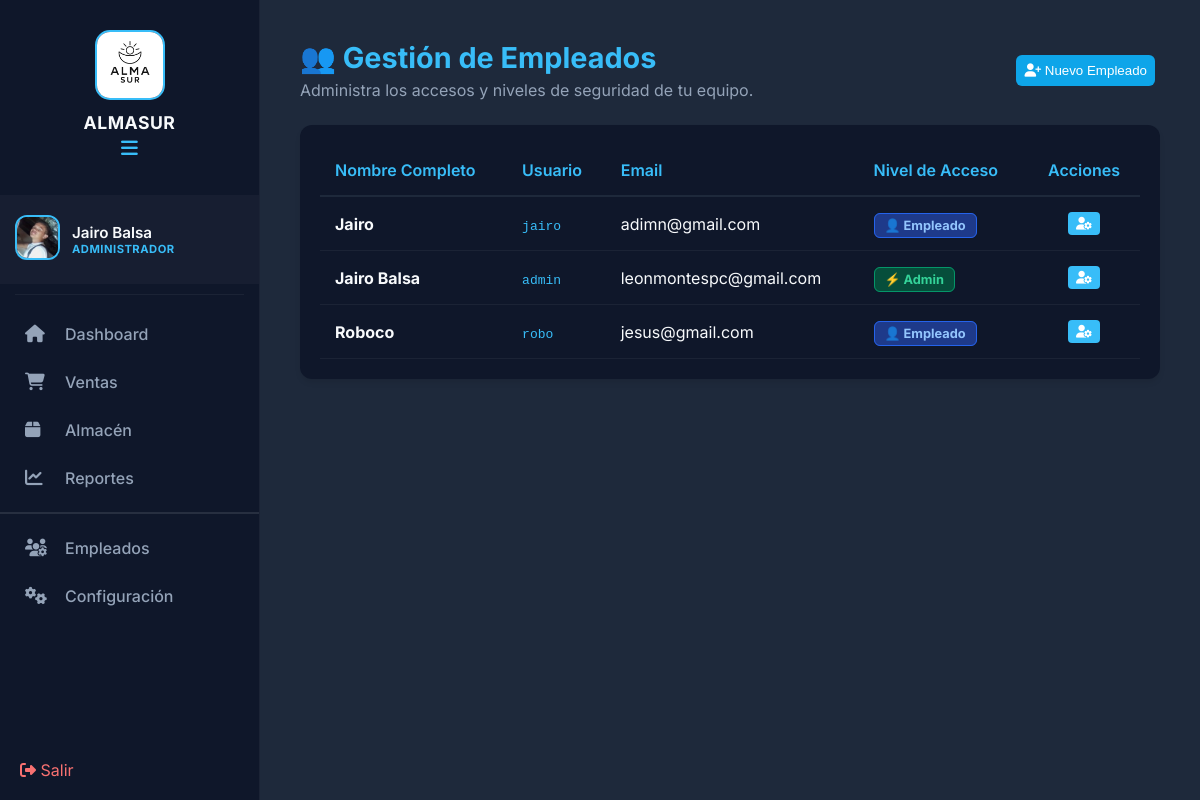
The app's page /Gestion_ventas/empleados.php (signed in) with its own data.
### tables this page shows
CREATE TABLE `usuarios` (
  `id` int(11) NOT NULL,
  `nombre` varchar(100) NOT NULL,
  `usuario` varchar(50) NOT NULL,
  `email` varchar(100) NOT NULL,
  `password` varchar(255) NOT NULL,
  `rol` enum('Administrador','Empleado') DEFAULT 'Empleado',
  `nombre_negocio` varchar(100) DEFAULT 'Almasur',
  `logo` varchar(255) DEFAULT 'default_logo.png',
  `foto_perfil` varchar(255) DEFAULT 'uploads/jairo.png',
  `direccion` text DEFAULT 'Piritu',
  `telefono` varchar(20) DEFAULT '04245556364',
  `codigo_recuperacion` varchar(6) DEFAULT NULL,
  `codigo_verificacion` varchar(10) DEFAULT NULL,
  `codigo_expira` datetime DEFAULT NULL,
  `creado_en` timestamp NOT NULL DEFAULT current_timestamp()
);

### Gestion_ventas/empleados.php (the view, shortened to what this page needs)
<?php
include 'includes/header.php';
include 'includes/sidebar.php';
$usuarios = $conn->query("SELECT id, nombre, usuario, email, rol FROM usuarios ORDER BY nombre ASC");
?>
<main class="main-content">
    <div class="header-pagina" style="display: flex; justify-content: space-between; align-items: center; margin-bottom: 25px;">
        <div>
            <h1>👥 Gestión de Empleados</h1>
            <p style="color: #94a3b8;">Administra los accesos y niveles de seguridad de tu equipo.</p>
        </div>
        <button class="btn-accion add" onclick="abrirModalEmpleado()">
            <i class="fa-solid fa-user-plus"></i> Nuevo Empleado
        </button>
    </div>
    <div class="card-moderna">
        <table class="tabla-moderna">
            <thead>
                <tr>
                    <th>Nombre Completo</th>
                    <th>Usuario</th>
                    <th>Email</th>
                    <th>Nivel de Acceso</th>
                    <th style="text-align: center;">Acciones</th>
                </tr>
            </thead>
            <tbody>
                <?php while($user = $usuarios->fetch_assoc()): ?>
                <tr>
                    <td><strong><?php echo htmlspecialchars($user['nombre'] ?? 'Sin nombre'); ?></strong></td>
                    <td><code style="color: #38bdf8;"><?php echo htmlspecialchars($user['usuario']); ?></code></td>
                    <td><?php echo htmlspecialchars($user['email']); ?></td>
                    <td>
                        <span class="badge <?php echo ($user['rol'] == 'Administrador') ? 'badge-verde' : 'badge-azul'; ?>">
                            <?php echo ($user['rol'] == 'Administrador') ? '⚡ Admin' : '👤 Empleado'; ?>
                        </span>
                    </td>
                    <td style="text-align: center;">
                        <button class="btn-mini edit" title="Editar Permisos" onclick='abrirEditarEmpleado(<?php echo json_encode($user); ?>)'>
                            <i class="fa-solid fa-user-gear"></i>
                        </button>
                    </td>
                </tr>
                <?php endwhile; ?>
            </tbody>
        </table>
    </div>
</main>

### Gestion_ventas/css/style_maestro.css (style rules this page uses)
:root { --sidebar-bg: #0f172a; --main-bg: #1e293b; --accent: #38bdf8; --accent-hover: #0ea5e9; --text-main: #f8fafc; --text-dim: #94a3b8; --sidebar-width: 260px; --transition: all 0.3s ease; }
* { box-sizing: border-box; margin: 0; padding: 0; }
body { font-family: 'Inter', sans-serif; background-color: var(--main-bg); color: var(--text-main); display: flex; min-height: 100vh; }
.main-content { margin-left: var(--sidebar-width); padding: 40px; flex-grow: 1; width: calc(100% - var(--sidebar-width)); }
.header-pagina { margin-bottom: 30px; }
.header-pagina h1 { font-size: 1.8rem; color: var(--accent); margin-bottom: 5px; }
.header-pagina p { color: var(--text-dim); }
.tabla-moderna { width: 100%; border-collapse: collapse; color: var(--text-main); text-align: left; }
.tabla-moderna th { padding: 15px; border-bottom: 2px solid var(--main-bg); color: var(--accent); font-weight: 600; }
.tabla-moderna td { padding: 15px; border-bottom: 1px solid rgba(255,255,255,0.05); }
.badge { padding: 5px 10px; border-radius: 6px; font-size: 0.8rem; font-weight: 600; }
.badge-verde { background: rgba(52, 211, 153, 0.2); color: #34d399; }
.btn-accion { background-color: #0ea5e9; border: none; padding: 8px; border-radius: 6px; cursor: pointer; margin-right: 5px; transition: 0.3s; color: white; }
.badge-azul { background: rgba(56, 189, 248, 0.2); color: #38bdf8; }
.card-moderna { background: #0f172a; padding: 20px; border-radius: 12px; box-shadow: 0 4px 6px -1px rgba(0, 0, 0, 0.1); }
.btn-mini { background: #38bdf8; color: white; border: none; padding: 4px 8px; border-radius: 4px; font-size: 0.8rem; cursor: pointer; }
.main-content { transition: margin-left 0.3s ease; }

### Gestion_ventas/empleados.php (style rules this page uses)
.badge { padding: 4px 10px; border-radius: 6px; font-size: 0.8rem; font-weight: bold; }
.badge-verde { background: #064e3b; color: #34d399; border: 1px solid #059669; }
.badge-azul { background: #1e3a8a; color: #93c5fd; border: 1px solid #2563eb; }

### records on screen
usuarios: nombre "Jairo", usuario "jairo", email "adimn@gmail.com", rol "👤 Empleado"
usuarios: nombre "Jairo Balsa", usuario "admin", email "leonmontespc@gmail.com", rol "⚡ Admin"
usuarios: nombre "Roboco", usuario "robo", email "jesus@gmail.com", rol "👤 Empleado"

### other values on screen
$_SESSION['nombre'] "Jairo Balsa"
$_SESSION['rol'] "ADMINISTRADOR"
